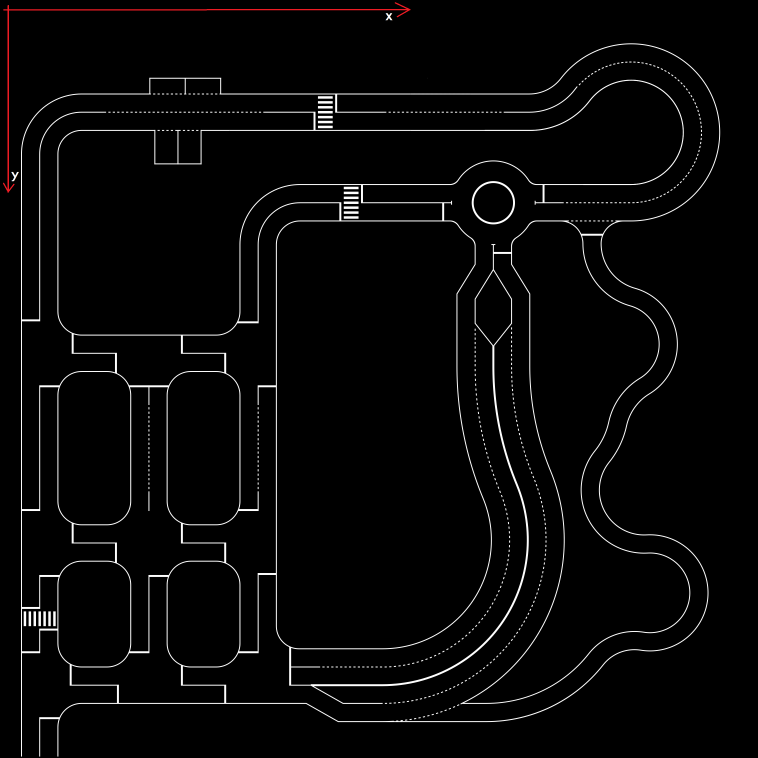
#> input picture scripts/trash/osqp/maps/map.png, 3031 x 3031 px (shown at 1/4 size)
$ python s.py
#> lines starting #> are read from the running program, lines starting #| are printed output that depends on the picture
import cv2
import numpy as np

# Mouse click callback function
def fill_region(event, x, y, flags, param):
    global img, resized_img  # Declare both img and resized_img as global variables
    if event == cv2.EVENT_LBUTTONDOWN:
        # Convert coordinates from resized image to original image
        x_original = int(x * (img.shape[1] / resized_img.shape[1]))
        y_original = int(y * (img.shape[0] / resized_img.shape[0]))

        # Use flood-fill algorithm to change the black region to white
        cv2.floodFill(img, None, (x_original, y_original), 255)

        # Update resized image to reflect changes
        resized_img = cv2.resize(img, (new_width, new_height))


# Read image
img = cv2.imread("maps/map.png", cv2.IMREAD_GRAYSCALE)
#> img: shape (3031, 3031); min 0, max 255, mean 6.7

# Resize image to fit into a smaller window (adjust dimensions as needed)
new_height = 1000
new_width = int(img.shape[1] * (new_height / img.shape[0]))
#> new_width = 1000
resized_img = cv2.resize(img, (new_width, new_height))
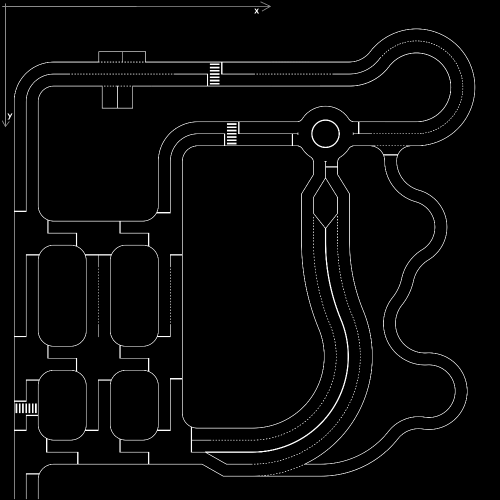
#> resized_img: shape (1000, 1000) (shown at 1/2 size); min 0, max 255, mean 6.6

#make everything white
# for i in range(0, resized_img.shape[0]):
#     for j in range(0, resized_img.shape[1]):
#         resized_img[i][j] = 255
# # save
# cv2.imwrite("maps/white_map.png", resized_img)

# Create a window
cv2.namedWindow('image')
cv2.setMouseCallback('image', fill_region)

while True:
    # Show image
    cv2.imshow('image', resized_img)

    # Wait for key press and check if it's 'Esc' or 's'
    key = cv2.waitKey(20) & 0xFF
#> (key Esc is pressed here)

    # Exit when 'Esc' key is pressed
    if key == 27:
        break

    # Save the image when 's' key is pressed
    if key == ord('s'):
        cv2.imwrite("modified_image.png", img)

cv2.destroyAllWindows()
